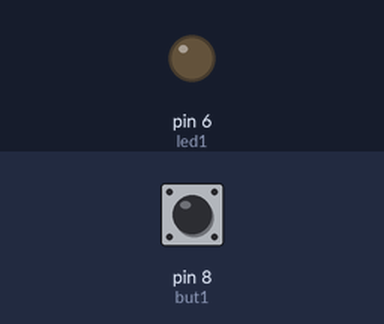
The sketch below on a simulated Arduino Uno, built with avr-gcc and run on an emulated ATmega328P. On the bench: output pins drawn as LEDs (lit = HIGH). Inputs (shaded band) come from the test bench; at power-on: pin 8 (but1) LOW. EEPROM starts erased.

Above: at 1.2 s.
1.3 s: pin 8 (but1) pulled HIGH for 0.15 s
At 2.6 s:
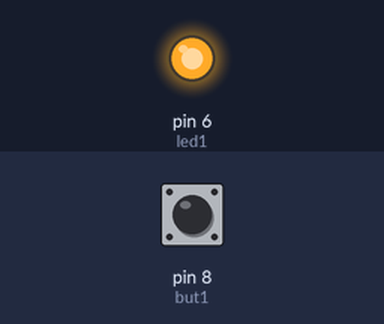
2.9 s: pin 8 (but1) pulled HIGH for 1 s
At 5.1 s:
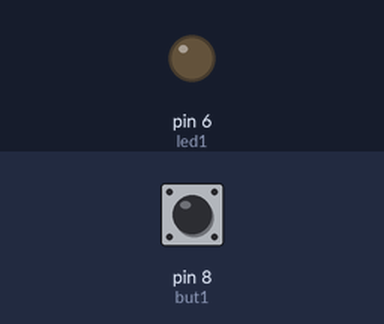
5.4 s: pin 8 (but1) pulled HIGH for 3.2 s
At 9.9 s:
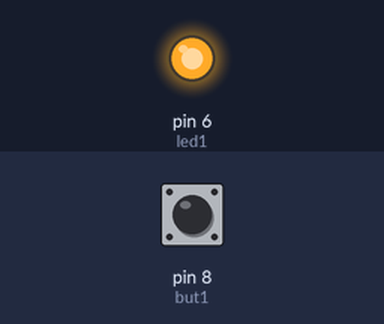
Timing chart, 0 to 11.4 s (numbered marks = the images above; inputs shaded):
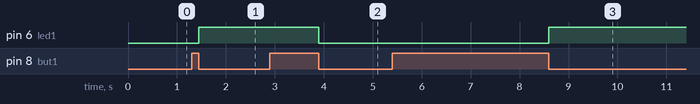

The sketch:

EEPROM1.ino
```cpp
#include<EEPROM.h>
int but1=8;
int led1=6;
int butpressed=0;
void setup()
{
  pinMode (led1,OUTPUT);
  pinMode (but1,INPUT);
butpressed = EEPROM.read(9);
}

void loop()
{

  if(digitalRead(but1)==HIGH)
    {
      if(butpressed==1)
       butpressed=0;
       else
       butpressed=1;
       while(digitalRead(but1)==HIGH);
   }
    if(butpressed==1)
    {
      digitalWrite (led1,HIGH);
      EEPROM.write(9,1);
     }else
    {
     digitalWrite(led1,LOW);
     EEPROM.write(9,0);
    }
   }
```

Measured:
- after the input at 1.3 s, pin 6 (led1): LOW → HIGH after 0.15 s
- after the input at 2.9 s, pin 6 (led1): HIGH → LOW after 1.0 s
- after the input at 5.4 s, pin 6 (led1): LOW → HIGH after 3.2 s
